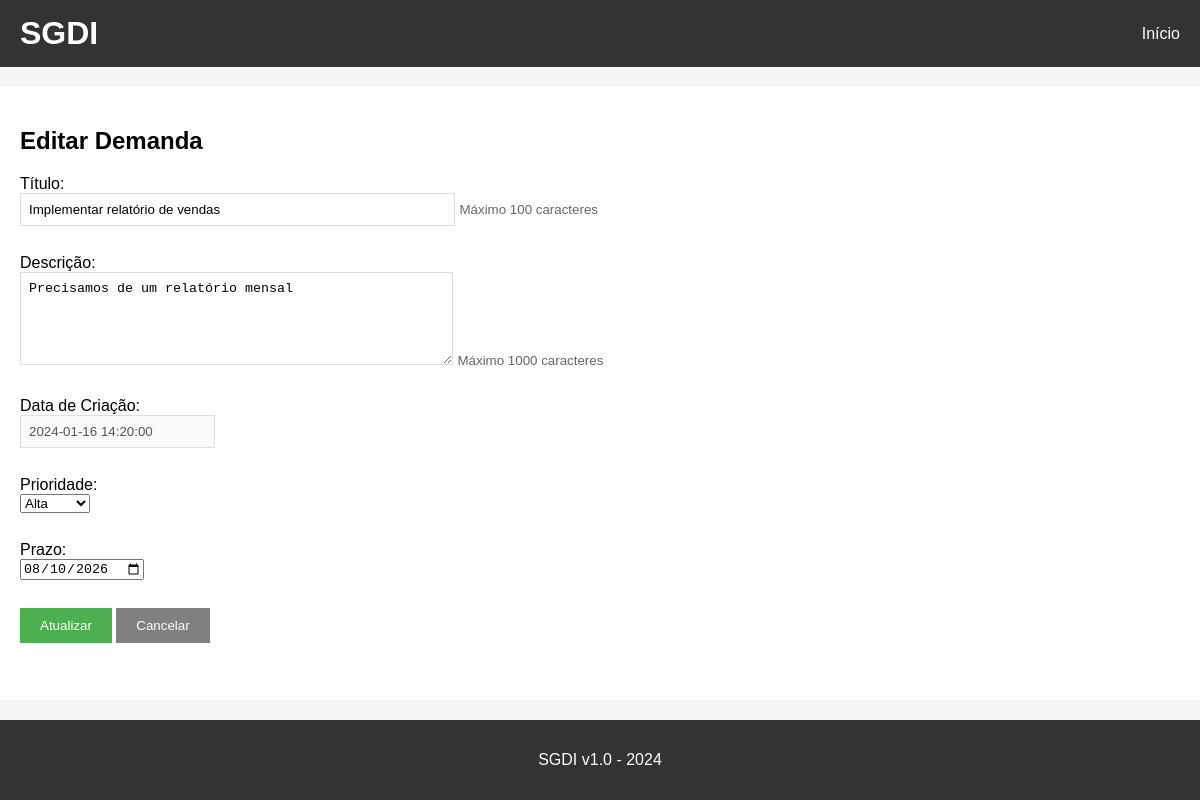
Screenshot of /editar/2 (signed in) with the database file from the repository.
### tables this page shows
CREATE TABLE demandas (
    id INTEGER PRIMARY KEY AUTOINCREMENT,
    titulo TEXT NOT NULL,
    descricao TEXT,
    solicitante TEXT,
    solicitante_id INTEGER,
    data_criacao TEXT,
    prioridade TEXT,
    prazo TEXT,
    status TEXT NOT NULL DEFAULT 'Aberto',
    responsavel TEXT,
    responsavel_id INTEGER,
    data_conclusao TEXT,
    FOREIGN KEY (solicitante_id) REFERENCES solicitantes (id),
    FOREIGN KEY (responsavel_id) REFERENCES solicitantes (id)
);

### app.py (the view, shortened to what this page needs)
@app.route('/editar/<id>', methods=['GET', 'POST'])
def editar(id):
    conn = get_db()
    cursor = conn.cursor()
    demanda = cursor.execute('SELECT * FROM demandas WHERE id=?', (id,)).fetchone()
    conn.close()
    return render_template('editar.html', demanda=demanda)

### app.py (called while the page is built)
def get_db():
    conn = sqlite3.connect('demandas.db')
    conn.row_factory = sqlite3.Row
    return conn

@app.before_request
def verificar_login():
    if 'email' not in session and request.endpoint not in ['login', 'logout', 'static']:
        return redirect(url_for('login'))

### templates/editar.html (shortened to what this page needs)
{% extends "base.html" %}
{% block content %}
<h2>Editar Demanda</h2>
<form method="POST" action="/editar/{{ demanda[0] }}">
    <div>
        <label>Título:</label><br>
        <input type="text" name="titulo" value="{{ demanda[1] }}" size="50" maxlength="100" required>
        <small class="text-muted">Máximo 100 caracteres</small>
    </div>
    <br>
    <div>
        <label>Descrição:</label><br>
        <textarea name="descricao" rows="5" cols="50" maxlength="1000" required>{{ demanda[2] }}</textarea>
        <small class="text-muted">Máximo 1000 caracteres</small>
    </div>
    <br>
    <div>
        <label>Data de Criação:</label><br>
        <input type="text" value="{{ demanda[5] }}" disabled>
    </div>
    <br>
    <div>
        <label>Prioridade:</label><br>
        <select name="prioridade" required>
            <option value="Alta" {% if demanda[6] == 'Alta' %}selected{% endif %}>Alta</option>
        </select>
    </div>
    <br>
    <div>
        <label>Prazo:</label><br>
        <input type="date" name="prazo" value="{{ demanda[7] }}" required>
    </div>
    <br>
    <button type="submit">Atualizar</button>
    <a href="/"><button type="button">Cancelar</button></a>
</form>
{% endblock %}

### static/style.css (style rules this page uses)
* { box-sizing: border-box; }
body { font-family: Arial, sans-serif; background-color: #f5f5f5; padding: 0; margin: 0; display: flex; flex-direction: column; min-height: 100vh; }
button { background-color: #4CAF50; color: white; padding: 10px 20px; border: none; cursor: pointer; }
button[type="button"] { background-color: #808080; }
form div { margin-bottom: 10px; }
input[type="text"], input[type="email"], input[type="password"], textarea { padding: 8px; border: 1px solid #ddd; max-width: 100%; }
textarea { resize: vertical; }
.text-muted { color: #666; }

### rows the page displays
demandas: titulo "Implementar relatório de vendas", descricao "Precisamos de um relatório mensal", data_criacao "2024-01-16 14:20:00", prioridade "Alta", prazo "08/10/2026"
